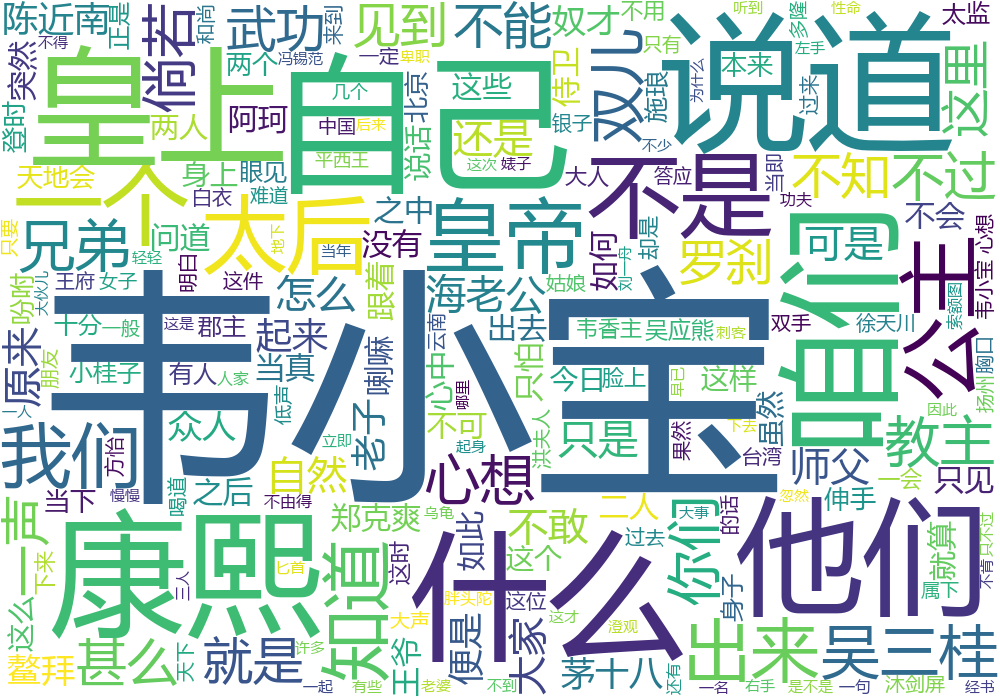

Write the Python code that produced this figure.
import jieba
import wordcloud
import codecs
f = open(鹿鼎记.txt','r',encoding='gb18030')
#文本中出现的一些特殊符号超出了gbk的编码范围，可以选择编码范围更广的‘gb18030’
t = f.read()
f.close()
ls = jieba.lcut(t)
txt = ' '.join(ls)
w = wordcloud.WordCloud(font_path='msyh.ttc',\
                        width=1000,height=700,background_color='white',\
                        )
w.generate(txt)
w.to_file('ludj.png')
